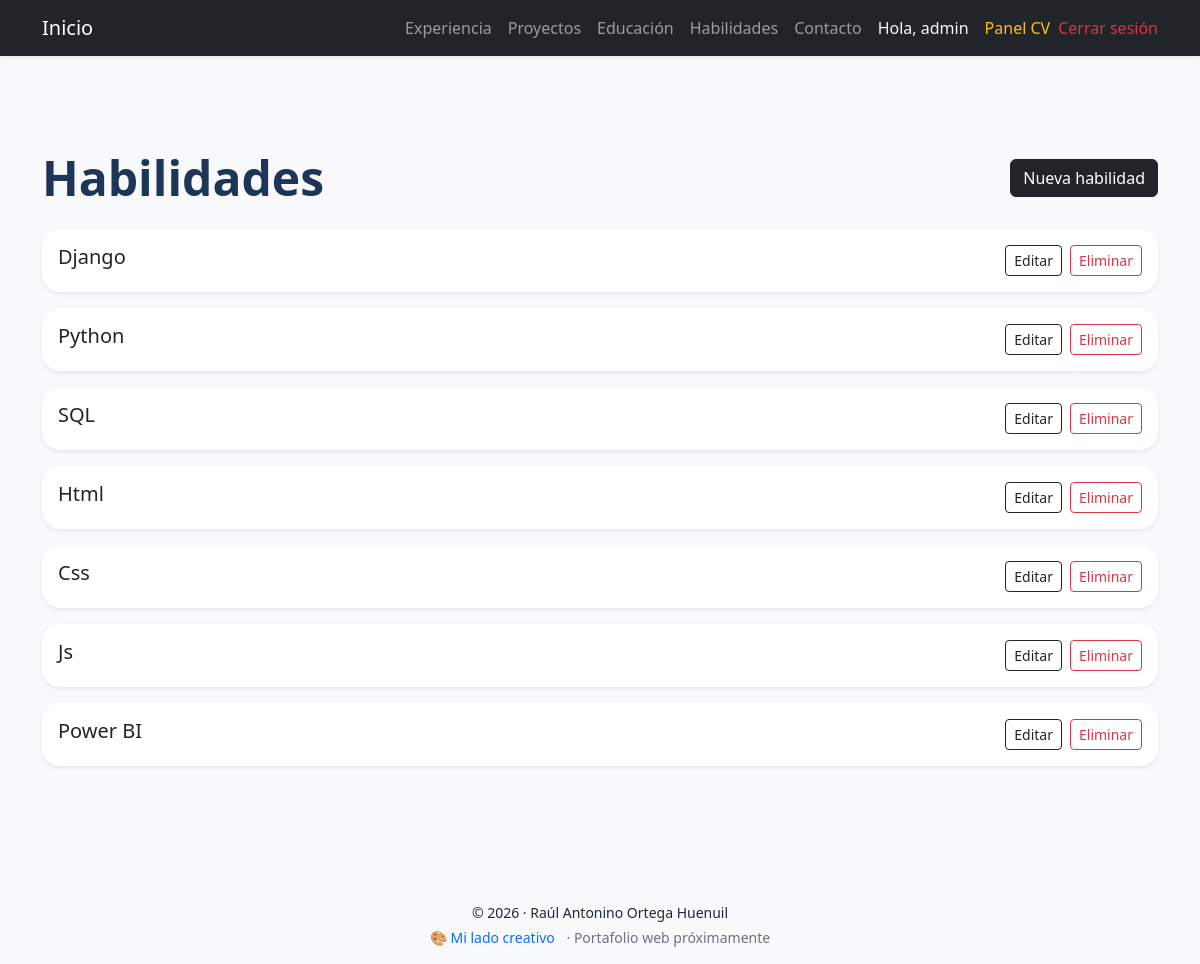
The page /perfil/habilidades/ (signed in) on the database its author committed.
### cv/models.py (models this page shows, shortened)
class Habilidad(models.Model):
    nombre = models.CharField(max_length=100)
    categoria = models.CharField(max_length=100, blank=True)
    orden = models.PositiveIntegerField(default=0)

### cv/views.py (the view)
# urls.py: path('habilidades/', views.lista_habilidades, name='lista_habilidades'),
@login_required
def lista_habilidades(request):
    habilidades = Habilidad.objects.order_by('orden', 'nombre')
    return render(request, 'cv/lista_habilidades.html', {'habilidades': habilidades})

### templates/cv/lista_habilidades.html (shortened to what this page needs)
{% extends "base.html" %}
{% block content %}
<section class="py-5 js-reveal">
  <div class="d-flex justify-content-between align-items-center mb-4 flex-wrap gap-3">
    <h1 class="seccion-titulo mb-0">Habilidades</h1>
    <a href="{% url 'nueva_habilidad' %}" class="btn btn-dark">Nueva habilidad</a>
  </div>
  <div class="d-flex flex-column gap-3">
    {% for h in habilidades %}
      <div class="card shadow-sm border-0">
        <div class="card-body d-flex justify-content-between align-items-start flex-wrap gap-3">
          <div>
            <h5 class="mb-1">{{ h.nombre }}</h5>
          </div>
          <div class="d-flex gap-2 flex-wrap">
            <a href="{% url 'editar_habilidad' h.id %}" class="btn btn-outline-dark btn-sm">Editar</a>
            <a href="{% url 'eliminar_habilidad' h.id %}" class="btn btn-outline-danger btn-sm">Eliminar</a>
          </div>
        </div>
      </div>
    {% empty %}
      <p>No hay habilidades creadas.</p>
    {% endfor %}
  </div>
</section>
{% endblock %}

### templates/components/organisms/navbar.html (shortened to what this page needs)
<nav class="navbar navbar-expand-lg navbar-dark bg-dark fixed-top shadow-sm">
  <div class="container">
    <a class="navbar-brand" href="{% url 'home' %}">Inicio</a>
    <div class="collapse navbar-collapse" id="navbarNav">
      <ul class="navbar-nav ms-auto">
        <li class="nav-item">
          <a class="nav-link" href="{% url 'home' %}#experiencia">Experiencia</a>
        </li>
        <li class="nav-item">
          <a class="nav-link" href="{% url 'home' %}#proyectos">Proyectos</a>
        </li>
        <li class="nav-item">
          <a class="nav-link" href="{% url 'home' %}#educacion">Educación</a>
        </li>
        <li class="nav-item">
          <a class="nav-link" href="{% url 'home' %}#habilidades">Habilidades</a>
        </li>
        <li class="nav-item">
          <a class="nav-link" href="{% url 'contacto' %}">Contacto</a>
        </li>
        {% if user.is_authenticated %}
          <li class="nav-item">
            <span class="nav-link text-light">
              Hola, {{ user.username }}
            </span>
          </li>
          <li class="nav-item">
            <a class="nav-link text-warning" href="{% url 'panel_cv' %}">
              Panel CV
            </a>
          </li>
          <li class="nav-item d-flex align-items-center">
            <form method="POST" action="{% url 'logout' %}" class="d-inline m-0">
              <button type="submit" class="btn btn-link nav-link text-danger p-0 border-0">
                Cerrar sesión
              </button>
            </form>
          </li>
        {% else %}
          <li class="nav-item">
            <a class="nav-link text-info" href="{% url 'login' %}">
              Iniciar sesión
            </a>
          </li>
        {% endif %}
      </ul>
    </div>
  </div>
</nav>

### static/css/base.css (style rules this page uses)
:root { --clr-primary: #1D3557; --clr-accent: #4C673B; --clr-danger: #D72638; --clr-bg: #F8F9FA; --clr-surface: #FFFFFF; --clr-text: #1F2937; --clr-text-muted: #6B7280; --text-xs: 0.75rem; --text-sm: 0.875rem; --text-base: 1rem; --text-lg: 1.125rem; --text-xl: 1.25rem; --text-2xl: 1.5rem; --text-3xl: 2rem; --text-4xl: 3rem; --text-hero: 3.5rem; --space-1: 0.25rem; --space-2: 0.5rem; --space-3: 0.75rem; --space-4: 1rem; --space-5: 1.5rem; --space-6: 2rem; --space-7: 3rem; --space-8: 4rem; --radius-sm: 0.5rem; --radius-md: 0.75rem; --radius-lg: 1rem; --radius-xl: 1.125rem; }
body { background-color: var(--clr-bg); color: var(--clr-text); padding-top: 80px; }
h1 { font-weight: 700; }
.card { background-color: var(--clr-surface); border-radius: var(--radius-xl); }
.seccion-titulo { font-size: var(--text-4xl); font-weight: 700; line-height: 1.1; color: var(--clr-primary); }
.js-reveal { opacity: 0; transform: translateY(24px); transition: opacity 0.6s ease, transform 0.6s ease; }
.js-reveal.is-visible { opacity: 1; transform: translateY(0); }

### rows shown on the page
Habilidad: nombre "Django"
Habilidad: nombre "Python"
Habilidad: nombre "SQL"
Habilidad: nombre "Html"
Habilidad: nombre "Css"
Habilidad: nombre "Js"
Habilidad: nombre "Power BI"

### other values the page prints
{{ user.username }} "admin"
